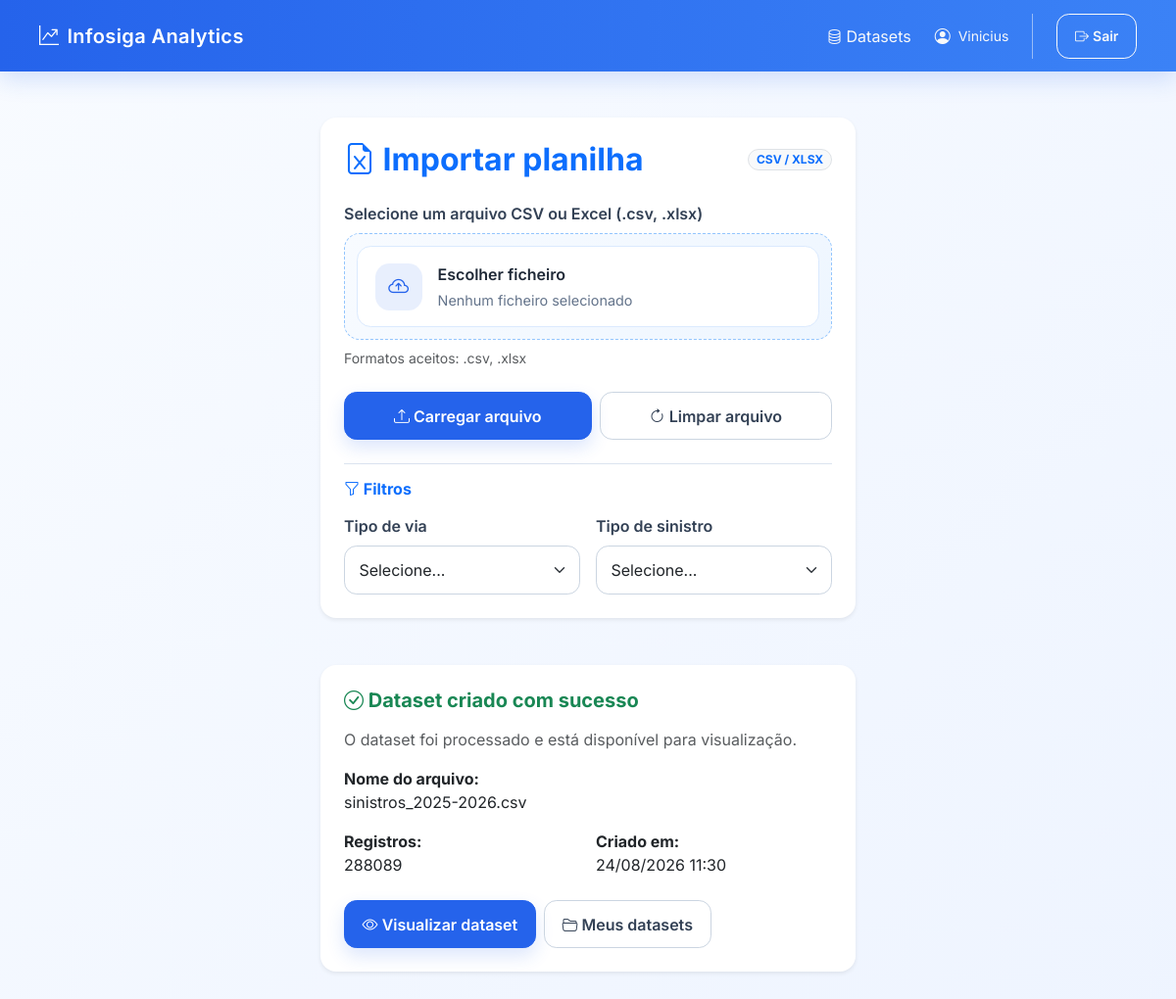
Before: / (signed in) with the older database file.
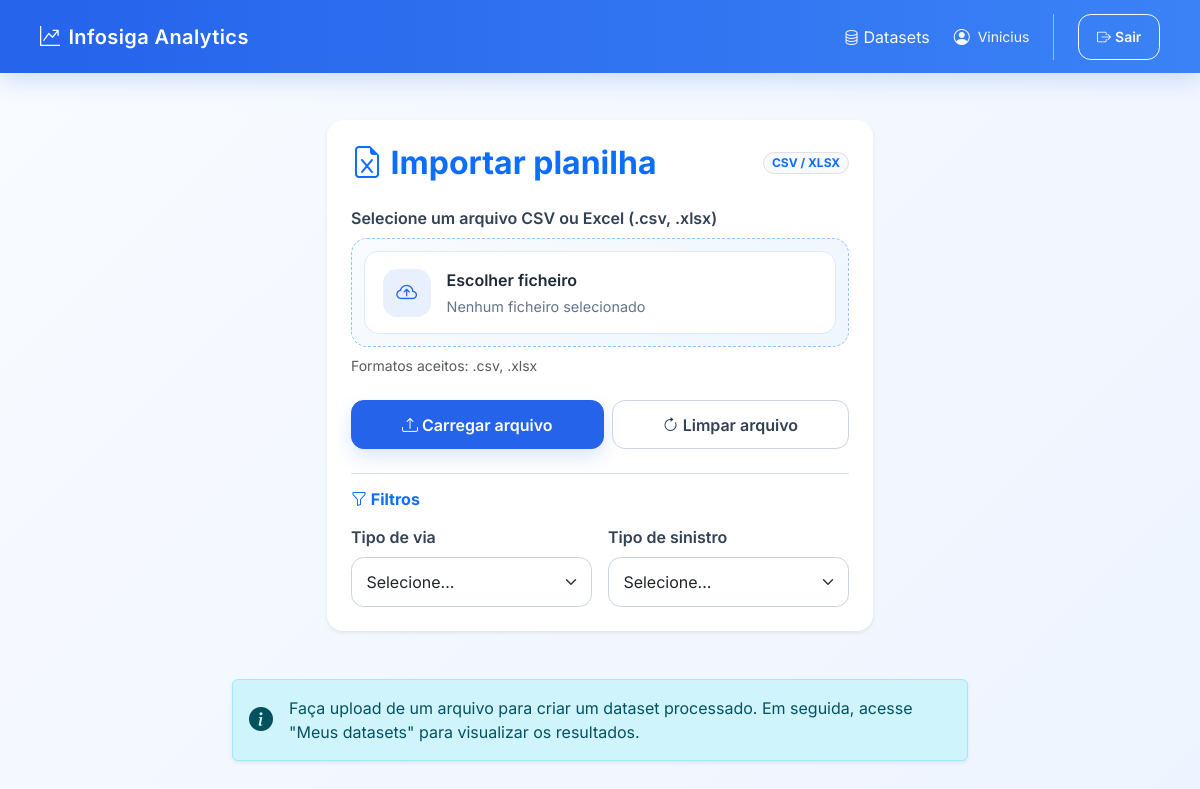
After: the same page with the newer database file.
### analytics/models.py (models this page shows, shortened)
class Dataset(models.Model):
    usuario = models.ForeignKey(
        settings.AUTH_USER_MODEL,
        on_delete=models.CASCADE,
        related_name="datasets",
    )
    nome_original = models.CharField(
        max_length=255
    )
    arquivo = models.FileField(
        upload_to="datasets/"
    )
    quantidade_registros = models.PositiveIntegerField(
        default=0
    )
    criado_em = models.DateTimeField(
        auto_now_add=True
    )
    atualizado_em = models.DateTimeField(
        auto_now=True
    )
    resultado_processado = models.FileField(
        upload_to="datasets/processed/",
        null=True,
        blank=True,
    )

### analytics/views/home.py (the view)
# urls.py: path("", home, name="home"),
@login_required
def home(request):
    if request.GET.get("clear") == "1":
        request.session.pop("last_dataset_id", None)
        request.session.pop("uploaded_file_info", None)
        request.session.modified = True
    form = UploadFileForm()
    context = {"form": form}
    last_dataset_id = request.session.get("last_dataset_id")
    if last_dataset_id:
        new_dataset = DatasetService.get_for_user(last_dataset_id, request.user)
        if new_dataset:
            context["new_dataset"] = new_dataset
    uploaded_file_info = request.session.get("uploaded_file_info")
    if uploaded_file_info:
        context["uploaded_file_info"] = uploaded_file_info
    return render(request, "analytics/home.html", context)

### analytics/forms.py (shortened to what this page needs)
class UploadFileForm(forms.Form):
    arquivo = forms.FileField(
        label="Selecione um arquivo",
        required=True,
        widget=forms.ClearableFileInput(
            attrs={
                "class": "form-control",
                "accept": ".csv,.xlsx,application/vnd.ms-excel,application/vnd.openxmlformats-officedocument.spreadsheetml.sheet,text/csv",
            }
        ),
    )

### analytics/persistence/datasets.py (called while the page is built)
def get_dataset_for_user(dataset_id, usuario):
    return (
        Dataset.objects
        .filter(
            id=dataset_id,
            usuario=usuario,
        )
        .first()
    )

### analytics/services/dataset_service.py (called while the page is built)
    @staticmethod
    def get_for_user(dataset_id, usuario):
        return dataset_persistence.get_dataset_for_user(dataset_id, usuario)

### analytics/templates/analytics/home.html (shortened to what the changed rows need)
{% extends "analytics/base.html" %}
{% block content %}
<form id="uploadForm" enctype="multipart/form-data" method="POST" action="{% url 'upload_file' %}">
    <div class="row justify-content-center mb-5">
        <div class="col-lg-6 col-md-8">
            <div class="card shadow-sm border-0">
                <div class="card-body p-4">
                    <div class="d-flex align-items-center justify-content-between mb-4">
                        <h2 class="card-title mb-0 text-primary">
                            <i class="bi bi-file-earmark-excel"></i> Importar planilha
                        </h2>
                    </div>
                </div>
            </div>
        </div>
    </div>
</form>
{% if new_dataset %}
<div class="row justify-content-center mb-4">
    <div class="col-lg-6 col-md-8">
        <div class="card shadow-sm border-0">
            <div class="card-body p-4">
                <h5 class="card-title mb-3 text-success">
                    <i class="bi bi-check-circle"></i> Dataset criado com sucesso
                </h5>
                <div class="mb-3 text-muted">
                    O dataset foi processado e está disponível para visualização.
                </div>
                <div class="row g-3 mb-4">
                    <div class="col-12">
                        <strong>Nome do arquivo:</strong>
                        <div>{{ new_dataset.nome_original }}</div>
                    </div>
                    <div class="col-6">
                        <strong>Registros:</strong>
                        <div>{{ new_dataset.quantidade_registros }}</div>
                    </div>
                    <div class="col-6">
                        <strong>Criado em:</strong>
                        <div>{{ new_dataset.criado_em|date:"d/m/Y H:i" }}</div>
                    </div>
                </div>
                <div class="d-flex gap-2 flex-wrap">
                    <a href="{% url 'dataset_detail' new_dataset.id %}" class="btn btn-primary">
                        <i class="bi bi-eye"></i> Visualizar dataset
                    </a>
                    <a href="{% url 'dataset_list' %}" class="btn btn-outline-secondary">
                        <i class="bi bi-folder2-open"></i> Meus datasets
                    </a>
                </div>
            </div>
        </div>
    </div>
</div>
{% endif %}
{% if not new_dataset and not uploaded_file_info %}
<div class="row justify-content-center mt-4">
    <div class="col-lg-8 col-md-10">
        <div class="alert alert-info shadow-sm">
            <div class="d-flex align-items-center gap-3">
                <i class="bi bi-info-circle-fill fs-4"></i>
                <div>
                    Faça upload de um arquivo para criar um dataset processado. Em seguida, acesse "Meus datasets" para visualizar os resultados.
                </div>
            </div>
        </div>
    </div>
</div>
{% endif %}
{% endblock %}

Changed rows visible on the page:
removed Dataset: nome_original "sinistros_2025-2026.csv", quantidade_registros "288089", criado_em "24/08/2026 11:30"
Other visible differences:
text no longer shown: "Dataset criado com sucesso O dataset foi processado e está disponível para visualização. Nome do arquivo: Registros: Criado em: Visualizar dataset Meus datasets"
text now shown: "Faça upload de um arquivo para criar um dataset processado. Em seguida, acesse \"Meus datasets\" para visualizar os resultados."
